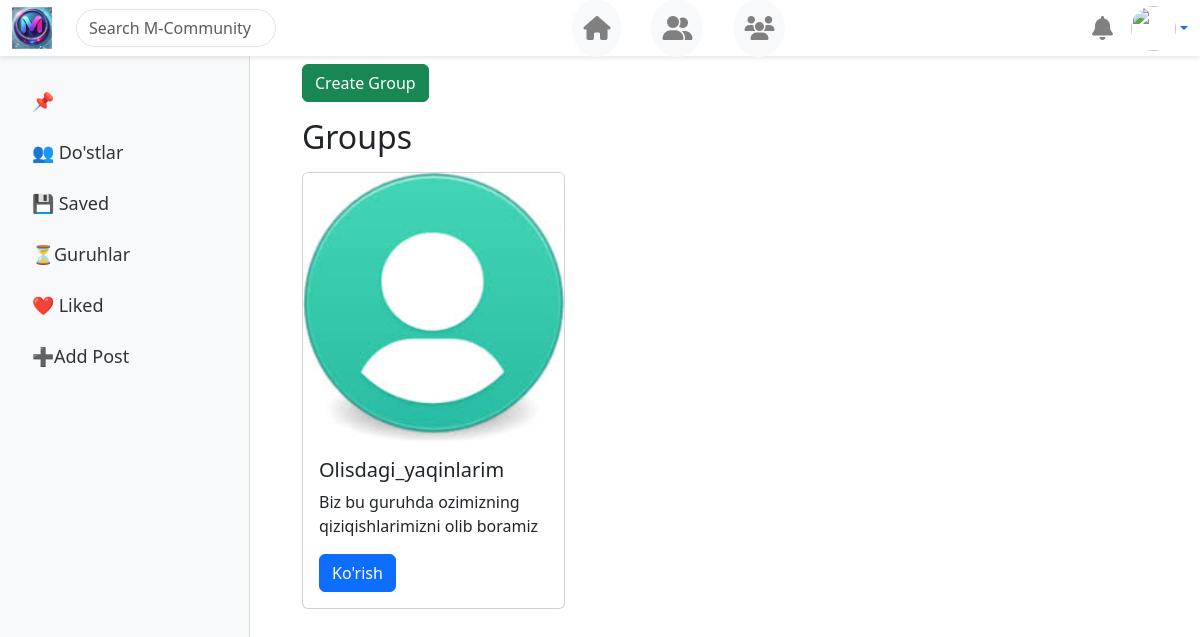
/group/group_list/, run on the app's committed database.
### group/models.py (models this page shows, shortened)
class Group(models.Model):
    name = models.CharField(max_length=255,unique=True)
    description = models.TextField(null=True,blank=True)
    created_at = models.DateTimeField(auto_now_add=True)
    admin = models.ForeignKey(CustomUser,on_delete=models.CASCADE,related_name='owned_group')
    image = models.ImageField(upload_to='group_images',default='images/images.jpg')

### group/views.py (the view)
# urls.py: path('group_list/',views.group_list,name='group_list'),
def group_list(request):
    groups = Group.objects.all()
    context = {
        'groups':groups
    }
    return render(request,'group/groups.html',context=context)

### templates/group/groups.html
{% extends 'base.html' %}
{% block content %}
<div class="container mt-4">
    <a href="{% url 'create_group' %}" class="btn btn-success mb-3">Create Group</a>
    <h2 class="mb-3">Groups</h2>
    <div class="row">
        {% for group in groups %}
        <div class="col-md-4 mb-4">
            <div class="card">
                <img src="{{ group.image.url }}" class="card-img-top" alt="{{ group.name }}">
                <div class="card-body">
                    <h5 class="card-title">{{ group.name }}</h5>
                    <p class="card-text">{{ group.description|truncatewords:20 }}</p>
                    <a href="{% url 'group_detail' group.id %}" class="btn btn-primary">Ko'rish</a>
                </div>
            </div>
        </div>
        {% empty %}
        <p>No groups available.</p>
        {% endfor %}
    </div>
</div>
{% endblock %}

### data on the page
Group: image (picture), name "Olisdagi_yaqinlarim", description "Biz bu guruhda ozimizning qiziqishlarimizni olib boramiz"
